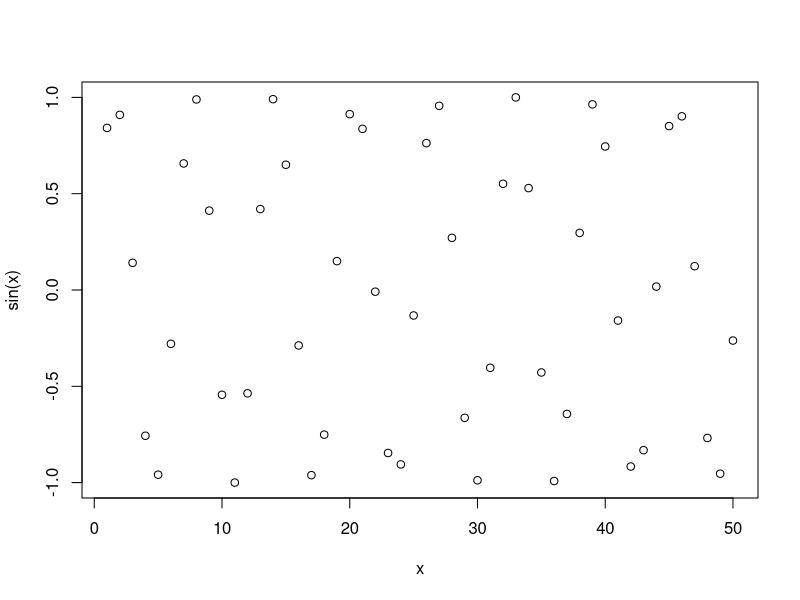
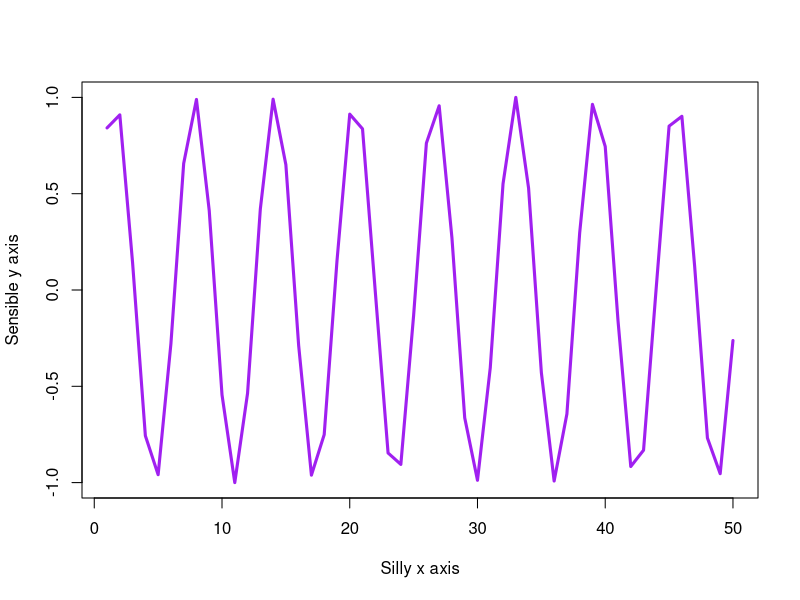

Reproduce these figures in R, in order.
#' ---
#' title: "Intro to R"
#' author: "Dalena Pham (PID:A17327787)"
#' date: "April 10th, 2025"
#' ---

#My first R script
x<-1:50
plot(x,sin(x))

plot(x,sin(x),typ="l",col="purple",lwd=3,xlab="Silly x axis",
ylab="Sensible y axis")

